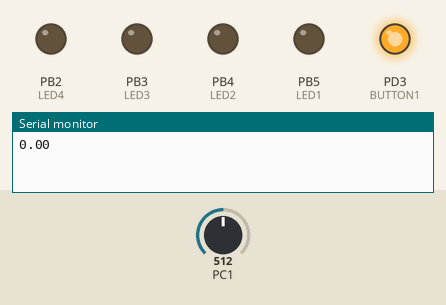
This program was run on a simulated ATmega328P, built with avr-gcc and emulated at 16 MHz. On the bench: output pins drawn as LEDs (lit = HIGH), the last lines printed to the serial monitor. The inputs (shaded band) are chosen by the test bench; at power-on: PC1 = 512.

Above: at 0.1 s.
At 1.1 s:
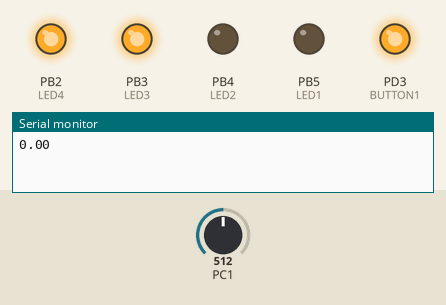
At 5.25 s:
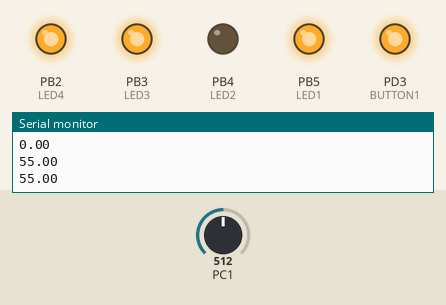
At 10.6 s:
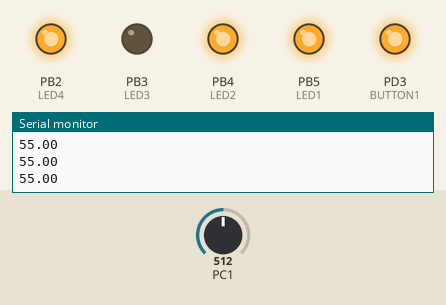
At 20.25 s:
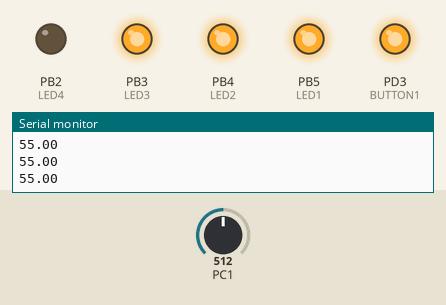
At 39.75 s:
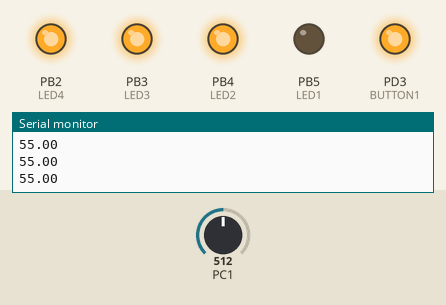
Timing chart, 0 to 40.0 s (numbered marks = the images above):
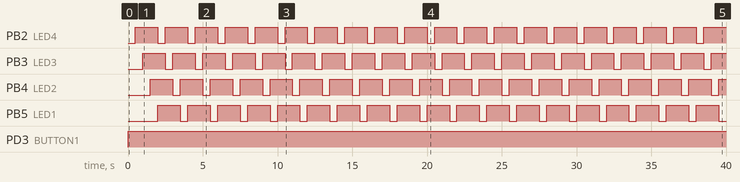

The program:

main.c
```c
/*
* Excercises.c
*
* Created: 08.07.2019 18:54:00
* Author : Dominika Wójcik
*/

#define LED1 (1<<PB5)
#define LED2 (1<<PB4)
#define LED3 (1<<PB3)
#define LED4 (1<<PB2)

#define LED1_ON PORTB &= ~LED1;
#define LED1_OFF PORTB |= LED1;

#define LED2_ON PORTB &= ~LED2;
#define LED2_OFF PORTB |= LED2;

#define LED3_ON PORTB &= ~LED3;
#define LED3_OFF PORTB |= LED3;

#define LED4_ON PORTB &= ~LED4;
#define LED4_OFF PORTB |= LED4;

#define BUTTON1 (1<<PD3)

#include "USART/uart.h"
#include "ADC/adc.h"

#include <avr/io.h>
#include <util/delay.h>
#include <avr/interrupt.h>
#include <stdlib.h>


void leds_wave_blinking();
void transmit_temperature_to_uart();
void switch_on_leds();


int main(void)
{
	PCICR |= (1<<PCIE2);
	PCMSK2 |= (1<<PCINT19);

	DDRB |= LED1|LED2|LED3|LED4;
	DDRD |=  BUTTON1;

	PORTB |= 0b00111100;
	PORTD |= BUTTON1;

	USART_Init_Transmission(__UBRR);
	adc_init();

	sei();
	while (1)
	{
		transmit_temperature_to_uart();
		leds_wave_blinking();
	}
}


void leds_wave_blinking(){
	uint8_t i, led=4;
	for(i=0; i<4; i++){
		PORTB &= ~led;
		_delay_ms(500);
		PORTB |= led;
		led = led*2;
	}
}


void switch_on_leds(){
	PORTB &= ~(LED1|LED2|LED3|LED4);
}

void transmit_temperature_to_uart(){
	float voltage = get_10bit_voltage_value(1);
	float celsius = voltage * 100;
	USART_transmit_float(celsius,2);
	USART_transmit_char('\n');
}


ISR(PCINT2_vect){
	switch_on_leds();
}
```

adc.c
```c
/*
* adc.c
*
* Created: 16.07.2019 14:26:19
*  Author: Dominika Wójcik
*/

#include "adc.h"
#include "stdlib.h"

void adc_init(){
	ADMUX |= REF_11;
	ADCSRA |= (1<<ADEN);
	ADCSRA |= (1<<ADATE);
	ADCSRA |= PRESCALER_128;
}

float get_8bit_voltage_value(uint8_t channel){
	ADMUX |= (1<<ADLAR);
	make_measurement(channel);
	int adc = ADCH;
	float vin = (adc * 1.1)/256.0;
	return vin;
}

float get_10bit_voltage_value(uint8_t channel){
	uint16_t adc = make_measurement(channel);
	float vin = (adc * 1.1)/1024;
	return vin;
}

uint16_t make_measurement(uint8_t channel){
	ADMUX = (ADMUX & 0b11110000) | channel;
	ADCSRA |= (1<<ADSC);
	return ADCW;
}
```

adc.h
```c
/*
 * adc.h
 *
 * Created: 16.07.2019 14:26:32
 *  Author: Dominika Wójcik
 */


#ifndef ADC_H_
#define ADC_H_

#include <avr/io.h>

# define PRESCALER_2 (1<<ADPS0)
# define PRESCALER_4 (2<<ADPS0)
# define PRESCALER_8 (3<<ADPS0)
# define PRESCALER_16 (4<<ADPS0)
# define PRESCALER_32 (5<<ADPS0)
# define PRESCALER_64 (6<<ADPS0)
# define PRESCALER_128 (7<<ADPS0)

#define REF_11 (3<<REFS0);
#define REF_AVCC (1<<REFS0);

void adc_init();
float get_8bit_voltage_value(uint8_t channel);
float get_10bit_voltage_value(uint8_t channel);
uint16_t make_measurement(uint8_t channel);

#endif /* ADC_H_ */
```

uart.c
```c
/*
* uart.c
*
* Created: 16.07.2019 13:55:48
*  Author: Dominika Wójcik
*/

#include "uart.h"
#include "avr/io.h"
#include <stdlib.h>

void USART_transmit_float(float num, int precission)
{
	char c[10];
	int inum = num;
	int numSize = sizeof(inum) + precission;
	dtostrf(num, numSize, precission, c);
	USART_transmit_string(c);
}

void USART_transmit_int(int num)
{
	char c[6];
	itoa(num, c,10);
	USART_transmit_string(c);
}

void USART_transmit_string(char *str)
{
	while(*str){
		USART_transmit_char(*str++);
	}
}


void USART_transmit_char(char data)
{
	/* Wait for empty transmit buffer */
	while (!(UCSR0A & (1<<UDRE0)));
	UDR0 = data;
}


void USART_Init_Transmission(unsigned int ubrr)
{
	/*Set baud rate */
	UBRR0H = (unsigned char)(ubrr>>8);
	UBRR0L = (unsigned char)ubrr;

	UCSR0B = (1<<TXEN0);
	UCSR0C = (3<<UCSZ00);
}
```

uart.h
```c
/*
* uart.h
*
* Created: 16.07.2019 13:55:32
*  Author: Dominika Wójcik
*/


#ifndef UART_H_
#define UART_H_


#define F_CPU  16000000UL
#define MYUBRR FOSC/2/BAUD-1
#define UART_BAUD 115200
#define __UBRR ((F_CPU+UART_BAUD*8UL) / (16UL*UART_BAUD)-1)

#include <avr/io.h>

void USART_Init_Transmission(unsigned int);
void USART_transmit_char(char data);
void USART_transmit_string(char *str);
void USART_transmit_int(int num);
void USART_transmit_float(float num, int precission);

#endif /* UART_H_ */
```

Measured:
- by itself, PB2 (LED4), PB3 (LED3), PB4 (LED2), PB5 (LED1): alternates HIGH for 1.5 s and LOW for 0.50 s
- by itself, PD3 (BUTTON1): LOW → HIGH at 0.00 s
